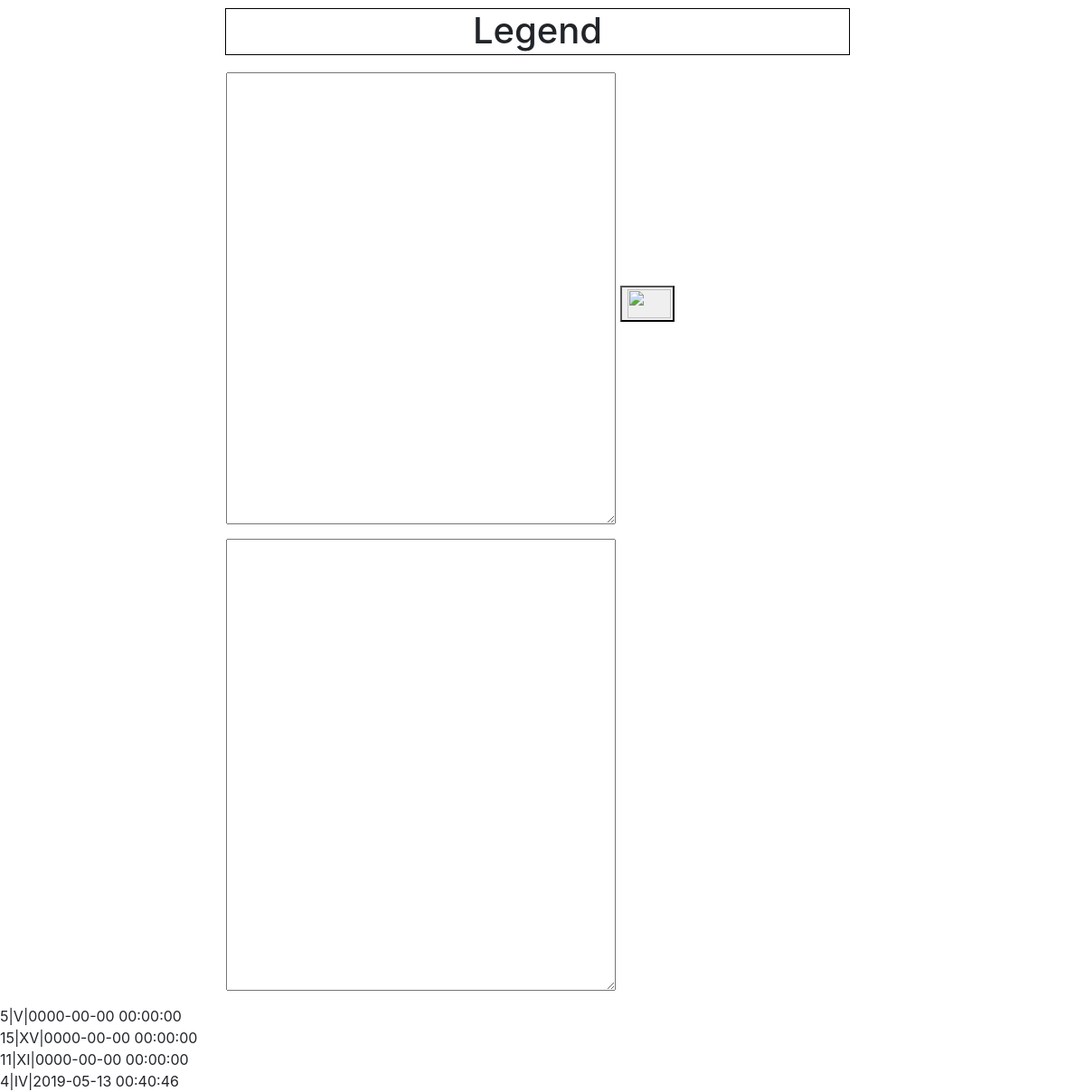
The page / on the database its author committed.
### tables this page shows
CREATE TABLE `actions` (
  `id` int(11) NOT NULL,
  `inputValue` varchar(15) NOT NULL,
  `outputValue` varchar(15) NOT NULL,
  `date` datetime NOT NULL DEFAULT CURRENT_TIMESTAMP
);

### index.php (the view, shortened to what this page needs)
<html>
    <head>
        <link rel="stylesheet" href="https://stackpath.bootstrapcdn.com/bootstrap/4.3.1/css/bootstrap.min.css">
        <link rel="stylesheet" href="css/design.css"/>
    </head>
    <body>
        <header>
            <h1 align="center">Legend</h1>
        </header>
        <form method="post" action="convert.php">
            <textarea name="inputValue" cols="40" rows="3">
                <?php
                    if ($_SESSION['inputValue']) {
                        echo trim($_SESSION['inputValue']);
                    }
                ?>
            </textarea>
            <button type="submit"><img src="media/arrow.png"></button>
            <textarea name="outputValue" cols="40" rows="3" readonly>
               <?php
                    if ($_SESSION['outputValue']) {
                        echo trim($_SESSION['outputValue']);
                        session_destroy();
                    }
               ?>
            </textarea>
        </form>
		<div class="tableOutput">
            <?php
                require_once 'connections.php'
            ?>
            <?php
                $sql = 'select * from actions';
                $result = mysqli_query($link,$sql);
                while ($row = mysqli_fetch_assoc($result)) {
                    echo $row['inputValue'].'|';
                    echo $row['outputValue'].'|';
                    echo $row['date'];
                    echo '<br>';
                }
            ?>
        </div>
    </body>
</html>

### css/design.css (style rules this page uses)
header { outline: 1px solid black; width: 689px; height: 50px; margin: 10px 250px 20px; }
form { position: relative; margin-left: 250px; margin-right: 250px; }
textarea { height: 500px; }
button { position: relative; bottom: 30vh; height: 5vh; width: 5vw; }
button img { height: 4vh; width: 4vw; }

### rows shown on the page
actions: inputValue "5", outputValue "V", date "0000-00-00 00:00:00"
actions: inputValue "15", outputValue "XV", date "0000-00-00 00:00:00"
actions: inputValue "11", outputValue "XI", date "0000-00-00 00:00:00"
actions: inputValue "4", outputValue "IV", date "2019-05-13 00:40:46"
